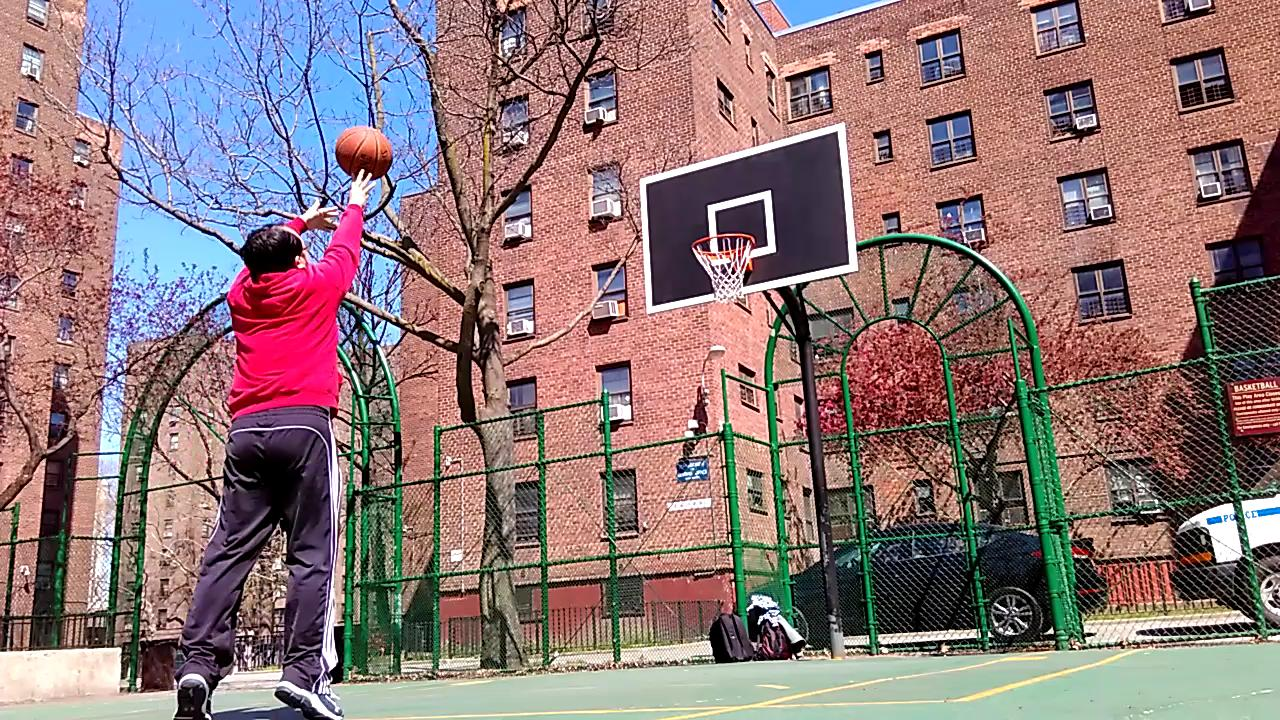
%> input picture Project/wei0.jpg, 1280 x 720 px
$ octave debug.m   (GNU Octave 9; MATLAB toolbox functions it lacks are replaced by stand-ins)
%> lines starting %> are read from the running program, lines starting %| are printed output that depends on the picture
close all;
clear all;
p1=[0,34,0,1]';
p2=[0,94,0,1]';
p3=[0,154,0,1]';
p4=[0,34,90,1]';
p5=[0,94,90,1]';
p6=[0,154,90,1]';
p7=[0,34,180,1]';
p8=[0,94,180,1]';
p9=[0,154,180,1]';
p10=[34,0,0,1]';
p11=[94,0,0,1]';
p12=[154,0,0,1]';
p13=[34,0,90,1]';
p14=[94,0,90,1]';
p15=[154,0,90,1]';
p16=[34,0,180,1]';
p17=[94,0,180,1]';
p18=[154,0,180,1]';
zeroes=[0,0,0,0]';
u1=587;
u2=653;
u3=732;
u4=585;
u5=655;
u6=734;
u7=584;
u8=655;
u9=738;
u10=505;
u11=417;
u12=317;
u13=504;
u14=414;
u15=310;
u16=502;
u17=408;
u18=301;

v1=543;
v2=571;
v3=604;
v4=397;
v5=416;
v6=435;
v7=245;
v8=250;
v9=259;
v10=543;
v11=565;
v12=595;
v13=395;
v14=409;
v15=429;
v16=241;
v17=246;
v18=252;

subu1=horzcat(p1',zeroes',-u1*p1');
subv1=horzcat(zeroes',p1',-v1*p1');
subu2=horzcat(p2',zeroes',-u2*p2');
subv2=horzcat(zeroes',p2',-v2*p2');
subu3=horzcat(p3',zeroes',-u3*p3');
subv3=horzcat(zeroes',p3',-v3*p3');
subu4=horzcat(p4',zeroes',-u4*p4');
subv4=horzcat(zeroes',p4',-v4*p4');
subu5=horzcat(p5',zeroes',-u5*p5');
subv5=horzcat(zeroes',p5',-v5*p5');
subu6=horzcat(p6',zeroes',-u6*p6');
subv6=horzcat(zeroes',p6',-v6*p6');
subu7=horzcat(p7',zeroes',-u7*p7');
subv7=horzcat(zeroes',p7',-v7*p7');
subu8=horzcat(p8',zeroes',-u8*p8');
subv8=horzcat(zeroes',p8',-v8*p8');
subu9=horzcat(p9',zeroes',-u9*p9');
subv9=horzcat(zeroes',p9',-v9*p9');
subu10=horzcat(p10',zeroes',-u10*p10');
subv10=horzcat(zeroes',p10',-v10*p10');
subu11=horzcat(p11',zeroes',-u11*p11');
subv11=horzcat(zeroes',p11',-v11*p11');
subu12=horzcat(p12',zeroes',-u12*p12');
subv12=horzcat(zeroes',p12',-v12*p12');
subu13=horzcat(p13',zeroes',-u13*p13');
subv13=horzcat(zeroes',p13',-v13*p13');
subu14=horzcat(p14',zeroes',-u14*p14');
subv14=horzcat(zeroes',p14',-v14*p14');
subu15=horzcat(p15',zeroes',-u15*p15');
subv15=horzcat(zeroes',p15',-v15*p15');
subu16=horzcat(p16',zeroes',-u16*p16');
subv16=horzcat(zeroes',p16',-v16*p16');
subu17=horzcat(p17',zeroes',-u17*p17');
subv17=horzcat(zeroes',p17',-v17*p17');
subu18=horzcat(p18',zeroes',-u18*p18');
subv18=horzcat(zeroes',p18',-v18*p18');
p = vertcat(subu1, subv1, subu2, subv2, subu3, subv3, subu4, subv4, subu5, subv5, subu6, subv6, subu7, subv7, subu8, subv8, subu9, subv9, subu10, subv10, subu11, subv11, subu12, subv12, subu13, subv13, subu14, subv14, subu15, subv15, subu16, subv16, subu17, subv17, subu18, subv18);
[u,s,v]=svd(p);
[min_val, min_index] = min(diag(s(1:12,1:12)));
m = v(1:12, min_index);
a1=m(1:3);
a2=m(5:7);
a3=m(9:11);
rho=1.0/norm(a3);
r3=rho*a3;
u0=rho *rho*dot(a1, a3);
v0=rho*rho*dot(a2, a3);
cross13 = cross(a1, a3);
cross23 = cross(a2, a3);
cos_theta = -dot(cross13, cross23)/(norm(cross13)*norm(cross23));
sin_theta = sqrt(1-cos_theta*cos_theta);
alpha = rho*rho*norm(cross13)*sin_theta;
beta = rho*rho*norm(cross23)*sin_theta;
r1 = cross23/norm(cross23);
r2 = cross(r3, r1);
b = [m(4),m(8),m(12)]';
k_wei = [alpha, -alpha*cos_theta/sin_theta, u0;0,beta/sin_theta,v0; 0,0,1];


p1=[0,34,0,1]';
p2=[0,94,0,1]';
p3=[0,154,0,1]';
p4=[0,34,90,1]';
p5=[0,94,90,1]';
p6=[0,154,90,1]';
p7=[0,34,180,1]';
p8=[0,94,180,1]';
p9=[0,154,180,1]';
p10=[34,0,0,1]';
p11=[94,0,0,1]';
p12=[154,0,0,1]';
p13=[34,0,90,1]';
p14=[94,0,90,1]';
p15=[154,0,90,1]';
p16=[34,0,180,1]';
p17=[94,0,180,1]';
p18=[154,0,180,1]';
u1=943;
u2=1099;
u3=1272;
u4=944;
u5=1105;
u6=1287;
u7=946;
u8=1112;
u9=1301;
u10=798;
u11=670;
u12=520;
u13=795;
u14=663;
u15=504;
u16=793;
u17=654;
u18=489;

v1=802;
v2=846;
v3=897;
v4=540;
v5=570;
v6=604;
v7=261;
v8=274;
v9=287;
v10=809;
v11=872;
v12=944;
v13=544;
v14=583;
v15=632;
v16=261;
v17=275;
v18=295;

subu1=horzcat(p1',zeroes',-u1*p1');
subv1=horzcat(zeroes',p1',-v1*p1');
subu2=horzcat(p2',zeroes',-u2*p2');
subv2=horzcat(zeroes',p2',-v2*p2');
subu3=horzcat(p3',zeroes',-u3*p3');
subv3=horzcat(zeroes',p3',-v3*p3');
subu4=horzcat(p4',zeroes',-u4*p4');
subv4=horzcat(zeroes',p4',-v4*p4');
subu5=horzcat(p5',zeroes',-u5*p5');
subv5=horzcat(zeroes',p5',-v5*p5');
subu6=horzcat(p6',zeroes',-u6*p6');
subv6=horzcat(zeroes',p6',-v6*p6');
subu7=horzcat(p7',zeroes',-u7*p7');
subv7=horzcat(zeroes',p7',-v7*p7');
subu8=horzcat(p8',zeroes',-u8*p8');
subv8=horzcat(zeroes',p8',-v8*p8');
subu9=horzcat(p9',zeroes',-u9*p9');
subv9=horzcat(zeroes',p9',-v9*p9');
subu10=horzcat(p10',zeroes',-u10*p10');
subv10=horzcat(zeroes',p10',-v10*p10');
subu11=horzcat(p11',zeroes',-u11*p11');
subv11=horzcat(zeroes',p11',-v11*p11');
subu12=horzcat(p12',zeroes',-u12*p12');
subv12=horzcat(zeroes',p12',-v12*p12');
subu13=horzcat(p13',zeroes',-u13*p13');
subv13=horzcat(zeroes',p13',-v13*p13');
subu14=horzcat(p14',zeroes',-u14*p14');
subv14=horzcat(zeroes',p14',-v14*p14');
subu15=horzcat(p15',zeroes',-u15*p15');
subv15=horzcat(zeroes',p15',-v15*p15');
subu16=horzcat(p16',zeroes',-u16*p16');
subv16=horzcat(zeroes',p16',-v16*p16');
subu17=horzcat(p17',zeroes',-u17*p17');
subv17=horzcat(zeroes',p17',-v17*p17');
subu18=horzcat(p18',zeroes',-u18*p18');
subv18=horzcat(zeroes',p18',-v18*p18');
p = vertcat(subu1, subv1, subu2, subv2, subu3, subv3, subu4, subv4, subu5, subv5, subu6, subv6, subu7, subv7, subu8, subv8, subu9, subv9, subu10, subv10, subu11, subv11, subu12, subv12, subu13, subv13, subu14, subv14, subu15, subv15, subu16, subv16, subu17, subv17, subu18, subv18);
[u,s,v]=svd(p);
[min_val, min_index] = min(diag(s(1:12,1:12)));
m = v(1:12, min_index);
a1=m(1:3);
a2=m(5:7);
a3=m(9:11);
rho=1.0/norm(a3);
r3=rho*a3;
u0=rho *rho*dot(a1, a3);
v0=rho*rho*dot(a2, a3);
cross13 = cross(a1, a3);
cross23 = cross(a2, a3);
cos_theta = -dot(cross13, cross23)/(norm(cross13)*norm(cross23));
sin_theta = sqrt(1-cos_theta*cos_theta);
alpha = rho*rho*norm(cross13)*sin_theta;
beta = rho*rho*norm(cross23)*sin_theta;
r1 = cross23/norm(cross23);
r2 = cross(r3, r1);
b = [m(4),m(8),m(12)]';
k_nan = [alpha, -alpha*cos_theta/sin_theta, u0;0,beta/sin_theta,v0; 0,0,1];

% [5 lines of commented-out code are left out]
BallN=[653,495,13.0081;
    696,450,13.0415;
    736,409,13.0748;
    778,372,13.1082;
    820,335,13.1415;
    860,306,13.1749;
    899,275,13.2082;
    940,251,13.2416;
    978,227,13.2749;
    1017,211,13.3083;
    1053,192,13.3417;
    1093,179,13.375;
    1129,170,13.4084;
    1166,160,13.4417;
    1203,154,13.4751;
    1242,153,13.5084;
    1278,152,13.5418;
    1317,154,13.5751;
    1353,155,13.6085;
    1391,165,13.6419;
    1428,171,13.6751;
    1465,181,13.7084;
    1503,197,13.7418;
    1541,214,13.7752;
    1581,235,13.8085;
    1619,256,13.8418;
    1661,282,13.8752];

    BallW=[365,149,4.3917;
    389,130,4.4246;
    413,109,4.4575;
    432,95,4.4904;
    453,83,4.5234;
    470,72,4.5563;
    490,65,4.5892;
    506,57,4.6221;
    522,53,4.6551;
    539,52,4.688;
    554,53,4.7209;
    568,52,4.7538;
    580,56,4.7868;
    597,63,4.8197;
    607,68,4.8526;
    620,76,4.8855;
    631,83,4.9185;
    643,90,4.9514;
    657,103,4.9843;
    666,115,5.0172;
    678,128,5.0502;
    687,143,5.0831;
    698,156,5.116;
    707,171,5.1489;
    719,188,5.1819;
    729,204,5.2148;
    739,224,5.2477];
%calculate essential matrix
P2=[641,179;648,314;708,205;776,253;771,189;438,426;438,479;541,411;542,462;437,574;71,454;69,479;64,537;35,70;25,124;300,263;376,183;319,201;];
P1=[1643,217;1680,466;1726,237;1823,302;1800,180;1732,681;1743,770;1867,627;1883,729;1769,946;1364,766;1368,804;1372,885;1465,168;1469,248;536,655;638,518;620,558];

P1x=[];
P1y=[];
P2x=[];
P2y=[];
kn = inv(k_nan);
kw = inv(k_wei);
point = double([1,1,1]);
cpoint = double([1,1,1]);
[pointcount,tmp] = size(P1);
for i=1:pointcount
    point(1)=P1(i,1);
    point(2)=P1(i,2);
    cpoint = kn * point';
    P1x = [P1x,point(1)];
    P1y = [P1y,point(2)];
end

for i=1:pointcount
    point(1)=P2(i,1);
    point(2)=P2(i,2);
    cpoint = kw * point';
    P2x = [P2x,point(1)];
    P2y = [P2y,point(2)];
end

subcoef = [0,0,0,0,0,0,0,0];
coef = subcoef;
for i=1:1:(pointcount-1)
  coef = vertcat(coef, subcoef);
end;
for i = 1:1:pointcount
  coef(i,1) = P1x(i)*P2x(i);
  coef(i,2) = P1x(i)*P2y(i);
  coef(i,3) = P1x(i);
  coef(i,4) = P1y(i)*P2x(i);
  coef(i,5) = P1y(i)*P2y(i);
  coef(i,6) = P1y(i);
  coef(i,7) = P2x(i);
  coef(i,8) = P2y(i);
end;
bcoef = [];
for i = 1:1:pointcount
  bcoef = [bcoef;-1];
end;
f_solution = coef\bcoef;
F = [f_solution(1), f_solution(2), f_solution(3);
  f_solution(4), f_solution(5), f_solution(6);
  f_solution(7), f_solution(8), 1];
F2 = [6.8532322583998537E-8 8.471385712696026E-7 -0.00060091911689349672;
   4.2465891047268738E-7 1.2975400457221454E-7 -0.0017013409158305832;
   -0.00038036597730768131 0.001210062561952217 0.99999756770306469];
E = k_nan'*F*k_wei;

[ue,de,ve] = svd(E);
W = [0,-1,0;1,0,0;0,0,1];
Z = [0,1,0;-1,0,0;0,0,0];
s = ue*Z*ue'*(de(1,1)+de(2,2))*0.5;
r = ue*W*ve';

%triangulation
mp1 = [k_nan,zeros(3,1)];
mp2 = k_wei * [r,-[-s(2,3);s(1,3);-s(1,2)]];
%mp1 = [eye(3,3),zeros(3,1)];
%mp2 = [r,-[-s(2,3);s(1,3);-s(1,2)]];

BallN=[BallN;zeros(18,3)];
BallW=[BallW;zeros(18,3)];
BallN(28:45,1:2) = P1;
BallW(28:45,1:2) = P2;
paircount = 45;
uv1 = BallN(:,1:2);
uv2 = BallW(:,1:2);
result = zeros(paircount,4);

vp11 = mp1(1,1:4);
vp12 = mp1(2,1:4);
vp13 = mp1(3,1:4);

vp21 = mp2(1,1:4);
vp22 = mp2(2,1:4);
vp23 = mp2(3,1:4);

A = zeros(4,4);
check = zeros(paircount,2);
check2 = zeros(paircount,2);
for i = 1:paircount
  A(1,1:4) = uv1(i,1)*vp13-vp11;
  A(2,1:4) = uv1(i,2)*vp13-vp12;
  A(3,1:4) = uv2(i,1)*vp23-vp21;
  A(4,1:4) = uv2(i,2)*vp23-vp22;
  [ua,ea,va]=svd(A'*A);
  [min_val, min_index] = min(diag(ea(1:4,1:4)));
  m = va(1:4, min_index);
  m = m /m(4);
  tmp = mp1 * m;
  tmp = tmp/tmp(3);
  check(i,1:2) = tmp(1:2);
  tmp = mp2 * m;
  tmp = tmp/tmp(3);
  check2(i,1:2) = tmp(1:2);
  result(i,1:4) = m';
end;

debugdisp = result(:,1:3);


%rescale along z axis,
%then rotate the result to world coordinates

xaw = [714.2,266.6;
777.5,254.4;
641.9,180.9;
843.7,125;
708.2,208.9;
771.4,193.2];

xan = [1748.6,355;
1823.4,302.5;
1641,220.4;
1891.2,-4.5;
1724.6,240.3;
1802.4,177.3];

zaw = [641.9,180.9;
648,317.3;
708.2,208.9;
714.2,266.6;
771.4,193.2;
777.5,254.4];

zan = [1641.0,220.4;
1680.8,470.4;
1724.6,240.3;
1748.6,355;
1802.4,177.3;
1823.4,302.5];

% [5 lines of commented-out code are left out]
paircount2 = 6;
uv1 = xan(:,1:2);
uv2 = xaw(:,1:2);
result2 = zeros(paircount2,4);

A = zeros(4,4);
for i = 1:paircount2
  A(1,1:4) = uv1(i,1)*vp13-vp11;
  A(2,1:4) = uv1(i,2)*vp13-vp12;
  A(3,1:4) = uv2(i,1)*vp23-vp21;
  A(4,1:4) = uv2(i,2)*vp23-vp22;
  [ua,ea,va]=svd(A'*A);
  [min_val, min_index] = min(diag(ea(1:4,1:4)));
  m = va(1:4, min_index);
  m = m /m(4);
  tmp = mp1 * m;
  tmp = tmp/tmp(3);
  check = [check;tmp(1:2)'];
  tmp = mp2 * m;
  tmp = tmp/tmp(3);
  check2 = [check2;tmp(1:2)'];
  result2(i,1:4) = m';
  end;
debugdisp = [debugdisp;result2(:,1:3)];
%plot3(result2(1:6,1), result2(1:6,2),result2(1:6,3));
sumvecx = double([0,0,0]);
for i = 1:2:paircount2
  sumvecx = sumvecx + result2(i,1:3);
  sumvecx = sumvecx - result2(i+1,1:3);
end;

uv1 = zan(:,1:2);
uv2 = zaw(:,1:2);

for i = 1:paircount2
  A(1,1:4) = uv1(i,1)*vp13-vp11;
  A(2,1:4) = uv1(i,2)*vp13-vp12;
  A(3,1:4) = uv2(i,1)*vp23-vp21;
  A(4,1:4) = uv2(i,2)*vp23-vp22;
  [ua,ea,va]=svd(A'*A);
  [min_val, min_index] = min(diag(ea(1:4,1:4)));
  m = va(1:4, min_index);
  m = m /m(4);
  result2(i,1:4) = m';
  end;

  %debugdisp = [debugdisp;result2(:,1:3)];
 %plot3(result2(1:6,1), result2(1:6,2),result2(1:6,3));
sumvecz = double([0,0,0]);
for i = 1:2:paircount2
  sumvecz = sumvecz + result2(i,1:3);
  sumvecz = sumvecz - result2(i+1,1:3);
end;


%vertx = result(4,1:3) + result(5,1:3) + result(6,1:3)
%-(result(22,1:3) + result(23,1:3) + result(24,1:3));
%vertx/=15;
%lambda = sqrt(-(sumvecx(1) * vertx(1) + sumvecx(2) * vertx(2))/(sumvecx(3) * vertx(3)));
%sumvecx
lambda = 1;
%lambda = sqrt(-(sumvecx(1) * sumvecz(1) + sumvecx(2) * sumvecz(2))/(sumvecx(3) * sumvecz(3)));
sumvecx(3) = sumvecx(3) * lambda;
sumvecz(3) = sumvecz(3) * lambda;
sumvecx*sumvecz'
nsvz = norm(sumvecz);
sumvecz = sumvecz/nsvz;
nsvx = norm(sumvecx);
sumvecx = sumvecx/nsvx;
sumvecy = cross(sumvecz, sumvecx);
rotation_m = [sumvecx',sumvecy',sumvecz'];

final_result = zeros(paircount,3);
rescale_m = eye(3);
rescale_m(3,3) = lambda;
for i = 1:paircount
  final_result(i,:) = (rotation_m') *(rescale_m* (result(i,1:3)'));
end;

for i = 1:(paircount + paircount2)
  debugdisp(i,:) = (rotation_m') *(rescale_m* (debugdisp(i,1:3)'));
end;

%final_result = [final_result;0,0,0;[-s(2,3);s(1,3);-s(1,2)]'];
rotate1 = [0.9993 ,  -0.0288  ,  0.0251;
   -0.0288  , -0.1363 ,   0.9903;
   -0.0251 ,  -0.9903  , -0.1370];
   rotate2 = [0.3363  ,  0.9417     ,    0;
   -0.9417  ,  0.3363   ,      0;
         0    ,     0  ,  1.0000];
%final_result = final_result*rotate1*rotate2;
ImageMatrix2 = imread('wei0.jpg');
%> ImageMatrix2 is the input picture: size 720x1280x3 uint8; mean R, G, B 141.1, 118.1, 119
ImageMatrix1 = imread('nan0.jpg');
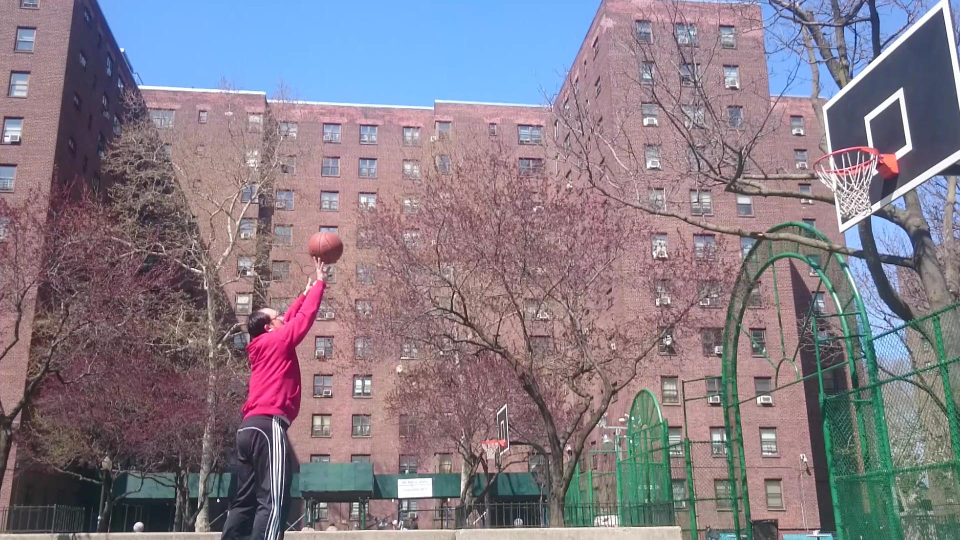
%> input picture Project/nan0.jpg, 1920 x 1080 px (shown at 1/2 size)
%> ImageMatrix1 is the input picture: size 1080x1920x3 uint8; mean R, G, B 133.6, 123.9, 134.9

figure();
imshow(ImageMatrix1);
hold on;
plot(check(:,1), check(:,2), '+');
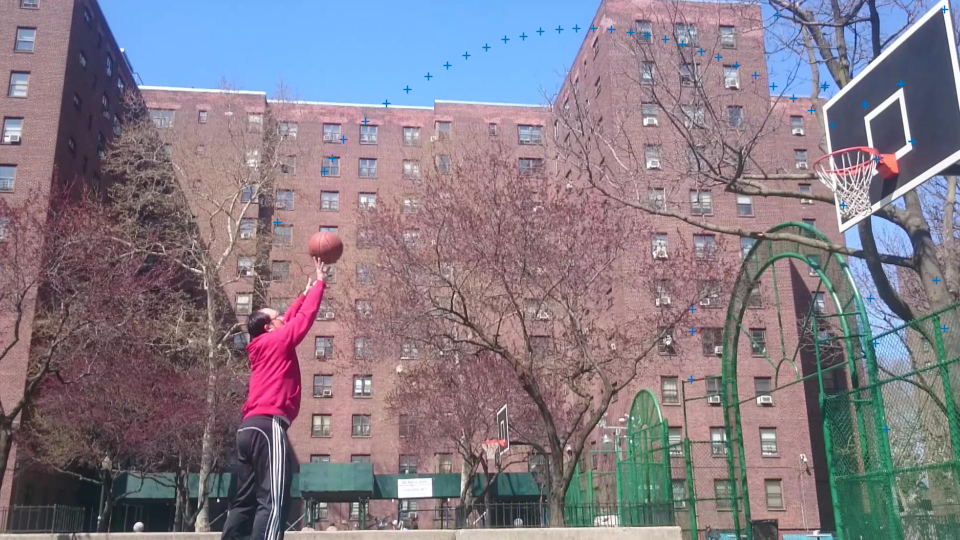
%> figure redrawn from the program's plot data; shown at 1/2 size
hold off;
figure();
imshow(ImageMatrix2);
hold on;
plot(check2(:,1), check2(:,2), '+');
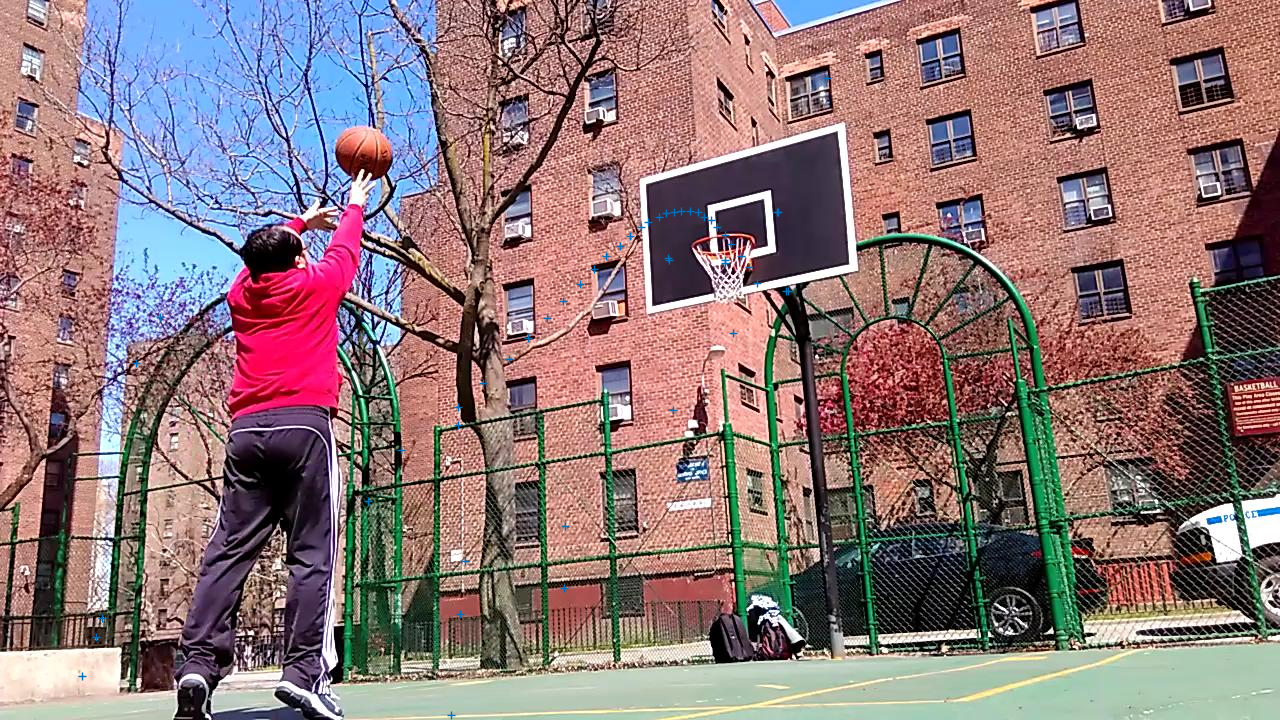
%> figure redrawn from the program's plot data
hold off;

figure();
plot3(final_result(:,1), final_result(:,2),final_result(:,3));
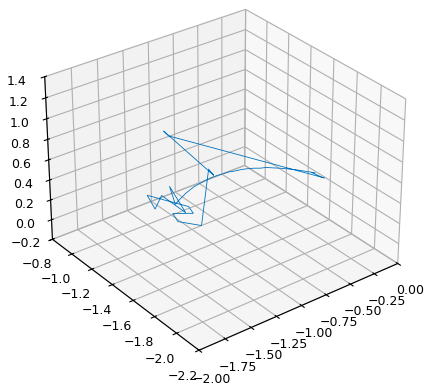
%> figure redrawn from the program's plot data
%plot3(debugdisp(:,1), debugdisp(:,2),debugdisp(:,3),'o');
